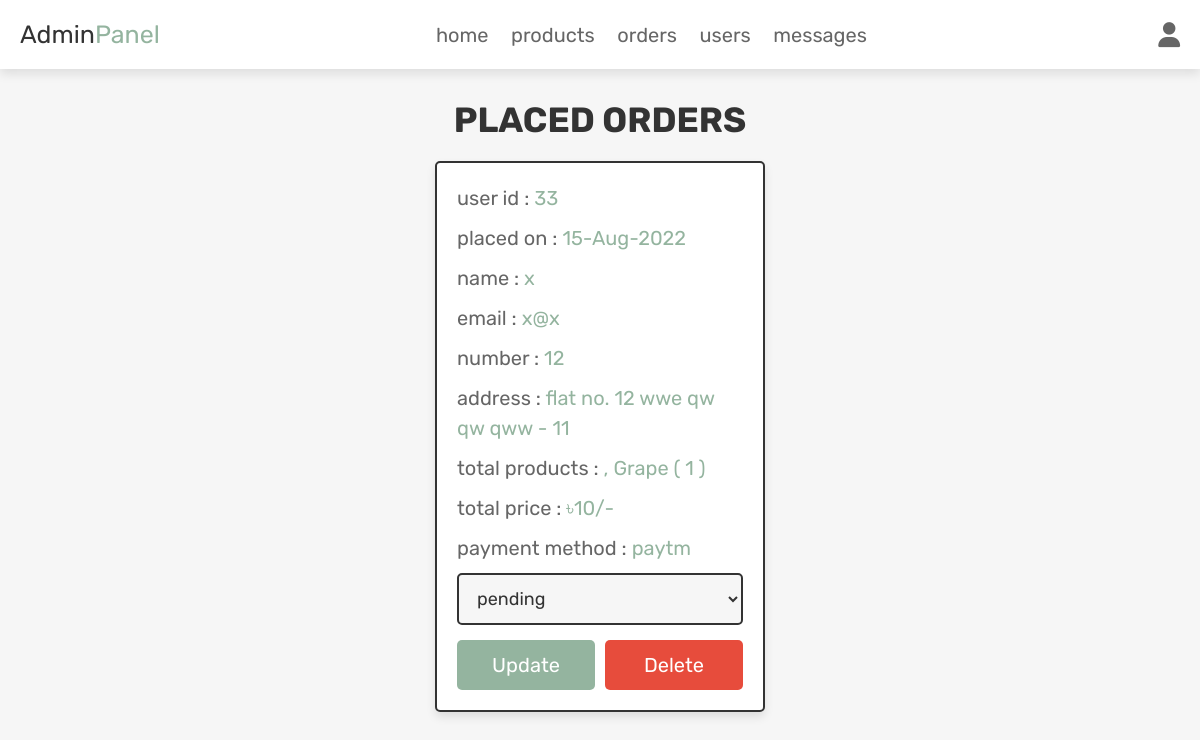
Screenshot of /admin_orders.php (signed in) with the database file from the repository.
### tables this page shows
CREATE TABLE `orders` (
  `id` int(100) NOT NULL,
  `user_id` int(100) NOT NULL,
  `name` varchar(100) NOT NULL,
  `number` varchar(12) NOT NULL,
  `email` varchar(100) NOT NULL,
  `method` varchar(50) NOT NULL,
  `address` varchar(500) NOT NULL,
  `total_products` varchar(1000) NOT NULL,
  `total_price` int(100) NOT NULL,
  `placed_on` varchar(50) NOT NULL,
  `payment_status` varchar(20) NOT NULL DEFAULT 'pending'
);

### admin_orders.php (the view, shortened to what this page needs)
<?php
@include 'config.php';
?>
<!DOCTYPE html>
<html lang="en">
<head>
   <link rel="stylesheet" href="https://cdnjs.cloudflare.com/ajax/libs/font-awesome/6.1.1/css/all.min.css">
   <link rel="stylesheet" href="css/admin_style.css">
</head>
<body>
<?php include 'admin_header.php'; ?>
<section class="placed-orders">
   <h1 class="title">placed orders</h1>
   <div class="box-container">
      <?php
         $select_orders = $conn->prepare("SELECT * FROM `orders`");
         $select_orders->execute();
         if($select_orders->rowCount() > 0){
            while($fetch_orders = $select_orders->fetch(PDO::FETCH_ASSOC)){
      ?>
      <div class="box">
         <p> user id : <span><?= $fetch_orders['user_id']; ?></span> </p>
         <p> placed on : <span><?= $fetch_orders['placed_on']; ?></span> </p>
         <p> name : <span><?= $fetch_orders['name']; ?></span> </p>
         <p> email : <span><?= $fetch_orders['email']; ?></span> </p>
         <p> number : <span><?= $fetch_orders['number']; ?></span> </p>
         <p> address : <span><?= $fetch_orders['address']; ?></span> </p>
         <p> total products : <span><?= $fetch_orders['total_products']; ?></span> </p>
         <p> total price : <span>৳<?= $fetch_orders['total_price']; ?>/-</span> </p>
         <p> payment method : <span><?= $fetch_orders['method']; ?></span> </p>
         <form action="" method="POST">
            <select name="update_payment" class="drop-down">
               <option value="" selected disabled><?= $fetch_orders['payment_status']; ?></option>
            </select>
            <div class="flex-btn">
               <input type="submit" name="update_order" class="option-btn" value="update">
               <a href="admin_orders.php?delete=<?= $fetch_orders['id']; ?>" class="delete-btn" onclick="return confirm('delete this order?');">delete</a>
            </div>
         </form>
      </div>
      <?php
         }
      }else{
         echo '<p class="empty">no orders placed yet!</p>';
      }
      ?>
   </div>
</section>
</body>
</html>

### css/admin_style.css (style rules this page uses)
.placed-orders .box-container { display: grid; grid-template-columns: repeat(auto-fit, 33rem); gap:1.5rem; align-items: flex-start; justify-content:center; }
.placed-orders .box-container .box { border:var(--border); box-shadow: var(--box-shadow); background-color: var(--white); border-radius: .5rem; padding:2rem; }
.placed-orders .box-container .box p { margin-bottom: 1rem; line-height: 1.5; font-size: 2rem; color:var(--light-color); }
.placed-orders .box-container .box p span { color:var(--green); }
.placed-orders .box-container .box .drop-down { width: 100%; padding:1.2rem 1.4rem; font-size: 1.8rem; border:var(--border); border-radius: .5rem; background-color: var(--light-bg); margin-bottom: .5rem; }

### css/components.css (style rules this page uses)
:root { --green:#94b49f; --orange:#ecb390; --yellow:#f9ebc8; --red:#e74c3c; --black:#333; --light-color:#666; --white:#fff; --light-bg:#f6f6f6; --border:.2rem solid var(--black); --box-shadow:0 .5rem 1rem rgba(0,0,0,.1); }
* { font-family: 'Rubik', sans-serif; margin:0; padding:0; box-sizing: border-box; outline: none; border:none; text-decoration: none; color:var(--black); }
body { background-color: var(--light-bg); }
html { font-size: 62.5%; overflow-x: hidden; scroll-behavior: smooth; scroll-padding-top: 6.5rem; }
section { padding:3rem 2rem; max-width: 1200px; margin:0 auto; }
.btn, .delete-btn, .option-btn { display: block; width: 100%; margin-top: 1rem; border-radius: .5rem; color:var(--white); font-size: 2rem; padding:1.3rem 3rem; text-transform: capitalize; cursor: pointer; text-align: center; }
.delete-btn { background-color: var(--red); }
.option-btn { background-color: var(--green); }
.flex-btn { display: flex; flex-wrap: wrap; gap:1rem; }
.flex-btn > * { flex:1; }
.title { text-align: center; margin-bottom: 2rem; text-transform: uppercase; color:var(--black); font-size: 3.5rem; }

### rows the page displays
orders: user "33", placed_on "15-Aug-2022", name "x", email "x@x", number "12", address "flat no. 12 wwe qw qw qww - 11", total_products ", Grape ( 1 )", total_price "10", method "paytm", update_payment "pending"
